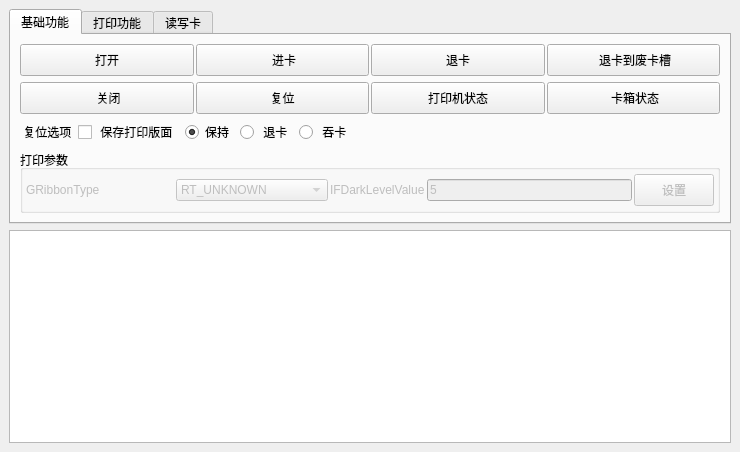
<?xml version="1.0" encoding="UTF-8"?>
<ui version="4.0">
 <class>MainWindow</class>
 <widget class="QMainWindow" name="MainWindow">
  <property name="geometry">
   <rect>
    <x>0</x>
    <y>0</y>
    <width>740</width>
    <height>452</height>
   </rect>
  </property>
  <property name="windowTitle">
   <string>MainWindow</string>
  </property>
  <widget class="QWidget" name="centralwidget">
   <layout class="QVBoxLayout" name="verticalLayout_7">
    <item>
     <widget class="QTabWidget" name="tabWidget">
      <property name="currentIndex">
       <number>0</number>
      </property>
      <widget class="QWidget" name="Printer">
       <attribute name="title">
        <string>基础功能</string>
       </attribute>
       <layout class="QVBoxLayout" name="verticalLayout">
        <item>
         <layout class="QHBoxLayout" name="horizontalLayout_3">
          <property name="spacing">
           <number>2</number>
          </property>
          <item>
           <widget class="QPushButton" name="pushButton_PrinterOpen">
            <property name="minimumSize">
             <size>
              <width>80</width>
              <height>32</height>
             </size>
            </property>
            <property name="maximumSize">
             <size>
              <width>200</width>
              <height>16777215</height>
             </size>
            </property>
            <property name="text">
             <string>打开</string>
            </property>
           </widget>
          </item>
          <item>
           <widget class="QPushButton" name="pushButton_PrinterInsert">
            <property name="minimumSize">
             <size>
              <width>80</width>
              <height>32</height>
             </size>
            </property>
            <property name="maximumSize">
             <size>
              <width>200</width>
              <height>16777215</height>
             </size>
            </property>
            <property name="text">
             <string> 进卡</string>
            </property>
           </widget>
          </item>
          <item>
           <widget class="QPushButton" name="pushButton_PrinterEject">
            <property name="minimumSize">
             <size>
              <width>80</width>
              <height>32</height>
             </size>
            </property>
            <property name="maximumSize">
             <size>
              <width>200</width>
              <height>16777215</height>
             </size>
            </property>
            <property name="text">
             <string>退卡</string>
            </property>
           </widget>
          </item>
          <item>
           <widget class="QPushButton" name="pushButton_PrinterReject">
            <property name="minimumSize">
             <size>
              <width>80</width>
              <height>32</height>
             </size>
            </property>
            <property name="maximumSize">
             <size>
              <width>200</width>
              <height>16777215</height>
             </size>
            </property>
            <property name="text">
             <string> 退卡到废卡槽</string>
            </property>
           </widget>
          </item>
         </layout>
        </item>
        <item>
         <layout class="QHBoxLayout" name="horizontalLayout_8">
          <property name="spacing">
           <number>2</number>
          </property>
          <item>
           <widget class="QPushButton" name="pushButton_PrinterClose">
            <property name="minimumSize">
             <size>
              <width>80</width>
              <height>32</height>
             </size>
            </property>
            <property name="maximumSize">
             <size>
              <width>200</width>
              <height>16777215</height>
             </size>
            </property>
            <property name="text">
             <string> 关闭</string>
            </property>
           </widget>
          </item>
          <item>
           <widget class="QPushButton" name="pushButton_PrinterReset">
            <property name="minimumSize">
             <size>
              <width>80</width>
              <height>32</height>
             </size>
            </property>
            <property name="maximumSize">
             <size>
              <width>200</width>
              <height>16777215</height>
             </size>
            </property>
            <property name="text">
             <string>复位</string>
            </property>
           </widget>
          </item>
          <item>
           <widget class="QPushButton" name="pushButton_PrinterStatus">
            <property name="minimumSize">
             <size>
              <width>80</width>
              <height>32</height>
             </size>
            </property>
            <property name="maximumSize">
             <size>
              <width>200</width>
              <height>16777215</height>
             </size>
            </property>
            <property name="text">
             <string>打印机状态</string>
            </property>
           </widget>
          </item>
          <item>
           <widget class="QPushButton" name="pushButton_PrinterBoxStatus">
            <property name="minimumSize">
             <size>
              <width>80</width>
              <height>32</height>
             </size>
            </property>
            <property name="maximumSize">
             <size>
              <width>200</width>
              <height>16777215</height>
             </size>
            </property>
            <property name="text">
             <string> 卡箱状态</string>
            </property>
           </widget>
          </item>
         </layout>
        </item>
        <item>
         <layout class="QHBoxLayout" name="horizontalLayout_12">
          <item>
           <widget class="QLabel" name="label_11">
            <property name="text">
             <string> 复位选项</string>
            </property>
           </widget>
          </item>
          <item>
           <widget class="QCheckBox" name="checkBox_SavePrintPage">
            <property name="text">
             <string> 保存打印版面</string>
            </property>
           </widget>
          </item>
          <item>
           <widget class="QRadioButton" name="radioButton_Keep">
            <property name="text">
             <string>保持</string>
            </property>
            <property name="checked">
             <bool>true</bool>
            </property>
           </widget>
          </item>
          <item>
           <widget class="QRadioButton" name="radioButton_Eject">
            <property name="text">
             <string> 退卡</string>
            </property>
           </widget>
          </item>
          <item>
           <widget class="QRadioButton" name="radioButton_Reject">
            <property name="text">
             <string> 吞卡</string>
            </property>
           </widget>
          </item>
          <item>
           <spacer name="horizontalSpacer">
            <property name="orientation">
             <enum>Qt::Horizontal</enum>
            </property>
            <property name="sizeHint" stdset="0">
             <size>
              <width>40</width>
              <height>20</height>
             </size>
            </property>
           </spacer>
          </item>
         </layout>
        </item>
        <item>
         <widget class="QGroupBox" name="groupBox">
          <property name="title">
           <string>打印参数</string>
          </property>
          <layout class="QHBoxLayout" name="horizontalLayout_14" stretch="1,1,0">
           <property name="spacing">
            <number>2</number>
           </property>
           <property name="leftMargin">
            <number>3</number>
           </property>
           <property name="topMargin">
            <number>3</number>
           </property>
           <property name="rightMargin">
            <number>3</number>
           </property>
           <property name="bottomMargin">
            <number>3</number>
           </property>
           <item>
            <layout class="QHBoxLayout" name="horizontalLayout_11">
             <item>
              <widget class="QLabel" name="label_16">
               <property name="enabled">
                <bool>false</bool>
               </property>
               <property name="text">
                <string>GRibbonType</string>
               </property>
              </widget>
             </item>
             <item>
              <widget class="QComboBox" name="comboBox_GRibbontype">
               <property name="enabled">
                <bool>false</bool>
               </property>
               <item>
                <property name="text">
                 <string>RT_UNKNOWN</string>
                </property>
               </item>
               <item>
                <property name="text">
                 <string>RT_YMCFK</string>
                </property>
               </item>
               <item>
                <property name="text">
                 <string>RT_YMCK</string>
                </property>
               </item>
               <item>
                <property name="text">
                 <string>RT_YMCK_HALF</string>
                </property>
               </item>
               <item>
                <property name="text">
                 <string>RT_YMCKH</string>
                </property>
               </item>
               <item>
                <property name="text">
                 <string>RT_YMCKI</string>
                </property>
               </item>
               <item>
                <property name="text">
                 <string>RT_YMCKK</string>
                </property>
               </item>
               <item>
                <property name="text">
                 <string>RT_YMCKK_HALF</string>
                </property>
               </item>
               <item>
                <property name="text">
                 <string>RC_YMCKKI</string>
                </property>
               </item>
               <item>
                <property name="text">
                 <string>RC_YMCKO</string>
                </property>
               </item>
               <item>
                <property name="text">
                 <string>RC_YMCKO_HALF</string>
                </property>
               </item>
               <item>
                <property name="text">
                 <string>RT_YMCKO_THIRD</string>
                </property>
               </item>
               <item>
                <property name="text">
                 <string>RT_YMCKOK</string>
                </property>
               </item>
               <item>
                <property name="text">
                 <string>RT_YMCKOK_THIRD</string>
                </property>
               </item>
               <item>
                <property name="text">
                 <string>RT_YMCKOKO_HALF</string>
                </property>
               </item>
               <item>
                <property name="text">
                 <string>RT_K</string>
                </property>
               </item>
               <item>
                <property name="text">
                 <string>RT_KO</string>
                </property>
               </item>
               <item>
                <property name="text">
                 <string>RT_SOKO</string>
                </property>
               </item>
               <item>
                <property name="text">
                 <string>RT_H</string>
                </property>
               </item>
               <item>
                <property name="text">
                 <string>RT_BLUE</string>
                </property>
               </item>
               <item>
                <property name="text">
                 <string>RT_GREEN</string>
                </property>
               </item>
               <item>
                <property name="text">
                 <string>RT_RED</string>
                </property>
               </item>
               <item>
                <property name="text">
                 <string>RT_WHITE</string>
                </property>
               </item>
               <item>
                <property name="text">
                 <string>RT_GOLD</string>
                </property>
               </item>
               <item>
                <property name="text">
                 <string>RT_SILVER</string>
                </property>
               </item>
               <item>
                <property name="text">
                 <string>RT_SCRATCH</string>
                </property>
               </item>
               <item>
                <property name="text">
                 <string>RT_SIGNATURE</string>
                </property>
               </item>
               <item>
                <property name="text">
                 <string>RT_KFLEX</string>
                </property>
               </item>
               <item>
                <property name="text">
                 <string>RT_KPRIME</string>
                </property>
               </item>
              </widget>
             </item>
            </layout>
           </item>
           <item>
            <layout class="QHBoxLayout" name="horizontalLayout_13">
             <item>
              <widget class="QLabel" name="label_17">
               <property name="enabled">
                <bool>false</bool>
               </property>
               <property name="text">
                <string>IFDarkLevelValue</string>
               </property>
              </widget>
             </item>
             <item>
              <widget class="QLineEdit" name="lineEdit_IFDraklevelValue">
               <property name="enabled">
                <bool>false</bool>
               </property>
               <property name="text">
                <string>5</string>
               </property>
              </widget>
             </item>
            </layout>
           </item>
           <item>
            <widget class="QPushButton" name="pushButton_PrinterConfigure_Set">
             <property name="enabled">
              <bool>false</bool>
             </property>
             <property name="minimumSize">
              <size>
               <width>80</width>
               <height>32</height>
              </size>
             </property>
             <property name="maximumSize">
              <size>
               <width>200</width>
               <height>16777215</height>
              </size>
             </property>
             <property name="text">
              <string>设置</string>
             </property>
            </widget>
           </item>
          </layout>
         </widget>
        </item>
       </layout>
      </widget>
      <widget class="QWidget" name="PrintTest">
       <attribute name="title">
        <string>打印功能</string>
       </attribute>
       <layout class="QVBoxLayout" name="verticalLayout_4">
        <property name="spacing">
         <number>2</number>
        </property>
        <property name="leftMargin">
         <number>3</number>
        </property>
        <property name="topMargin">
         <number>3</number>
        </property>
        <property name="rightMargin">
         <number>3</number>
        </property>
        <property name="bottomMargin">
         <number>3</number>
        </property>
        <item>
         <layout class="QHBoxLayout" name="horizontalLayout">
          <property name="spacing">
           <number>2</number>
          </property>
          <item>
           <widget class="QPushButton" name="pushButton_PrinterInit">
            <property name="minimumSize">
             <size>
              <width>80</width>
              <height>32</height>
             </size>
            </property>
            <property name="maximumSize">
             <size>
              <width>200</width>
              <height>16777215</height>
             </size>
            </property>
            <property name="text">
             <string> 打印初始化</string>
            </property>
           </widget>
          </item>
          <item>
           <widget class="QPushButton" name="pushButton_PrinterSetImage">
            <property name="minimumSize">
             <size>
              <width>80</width>
              <height>32</height>
             </size>
            </property>
            <property name="maximumSize">
             <size>
              <width>200</width>
              <height>16777215</height>
             </size>
            </property>
            <property name="text">
             <string>设置图片</string>
            </property>
           </widget>
          </item>
          <item>
           <widget class="QPushButton" name="pushButton_PrinterSetText">
            <property name="minimumSize">
             <size>
              <width>80</width>
              <height>32</height>
             </size>
            </property>
            <property name="maximumSize">
             <size>
              <width>200</width>
              <height>16777215</height>
             </size>
            </property>
            <property name="text">
             <string> 设置文字</string>
            </property>
           </widget>
          </item>
          <item>
           <widget class="QPushButton" name="pushButton_PrinterStart">
            <property name="minimumSize">
             <size>
              <width>80</width>
              <height>32</height>
             </size>
            </property>
            <property name="maximumSize">
             <size>
              <width>200</width>
              <height>16777215</height>
             </size>
            </property>
            <property name="text">
             <string>开始打印</string>
            </property>
           </widget>
          </item>
         </layout>
        </item>
        <item>
         <widget class="QGroupBox" name="groupBox_2">
          <property name="title">
           <string>Picture</string>
          </property>
          <layout class="QVBoxLayout" name="verticalLayout_2">
           <property name="spacing">
            <number>2</number>
           </property>
           <property name="leftMargin">
            <number>3</number>
           </property>
           <property name="topMargin">
            <number>3</number>
           </property>
           <property name="rightMargin">
            <number>3</number>
           </property>
           <property name="bottomMargin">
            <number>3</number>
           </property>
           <item>
            <layout class="QHBoxLayout" name="horizontalLayout_4" stretch="1,20,1">
             <property name="spacing">
              <number>2</number>
             </property>
             <item>
              <widget class="QLabel" name="label_5">
               <property name="text">
                <string>Path</string>
               </property>
              </widget>
             </item>
             <item>
              <widget class="QLineEdit" name="lineEdit_graphpath">
               <property name="sizePolicy">
                <sizepolicy hsizetype="Expanding" vsizetype="Fixed">
                 <horstretch>0</horstretch>
                 <verstretch>0</verstretch>
                </sizepolicy>
               </property>
               <property name="minimumSize">
                <size>
                 <width>200</width>
                 <height>0</height>
                </size>
               </property>
               <property name="text">
                <string/>
               </property>
              </widget>
             </item>
             <item>
              <widget class="QPushButton" name="pushButton_browsegraph">
               <property name="minimumSize">
                <size>
                 <width>80</width>
                 <height>32</height>
                </size>
               </property>
               <property name="maximumSize">
                <size>
                 <width>200</width>
                 <height>16777215</height>
                </size>
               </property>
               <property name="text">
                <string>选择图片</string>
               </property>
              </widget>
             </item>
            </layout>
           </item>
           <item>
            <layout class="QHBoxLayout" name="horizontalLayout_2">
             <property name="spacing">
              <number>26</number>
             </property>
             <item>
              <widget class="QLabel" name="label_4">
               <property name="text">
                <string>X</string>
               </property>
              </widget>
             </item>
             <item>
              <widget class="QLineEdit" name="lineEdit_graphX">
               <property name="text">
                <string>10</string>
               </property>
               <property name="placeholderText">
                <string/>
               </property>
               <property name="clearButtonEnabled">
                <bool>false</bool>
               </property>
              </widget>
             </item>
             <item>
              <widget class="QLabel" name="label_6">
               <property name="text">
                <string>Y</string>
               </property>
              </widget>
             </item>
             <item>
              <widget class="QLineEdit" name="lineEdit_graphY">
               <property name="text">
                <string>5</string>
               </property>
               <property name="clearButtonEnabled">
                <bool>false</bool>
               </property>
              </widget>
             </item>
             <item>
              <widget class="QLabel" name="label_8">
               <property name="text">
                <string>Angle</string>
               </property>
              </widget>
             </item>
             <item>
              <widget class="QLineEdit" name="lineEdit_graph_angle">
               <property name="text">
                <string>180</string>
               </property>
               <property name="clearButtonEnabled">
                <bool>false</bool>
               </property>
              </widget>
             </item>
             <item>
              <widget class="QLabel" name="label_10">
               <property name="text">
                <string>Width</string>
               </property>
              </widget>
             </item>
             <item>
              <widget class="QLineEdit" name="lineEdit_graphW">
               <property name="text">
                <string>20</string>
               </property>
               <property name="clearButtonEnabled">
                <bool>false</bool>
               </property>
              </widget>
             </item>
             <item>
              <widget class="QLabel" name="label_9">
               <property name="text">
                <string>Height</string>
               </property>
              </widget>
             </item>
             <item>
              <widget class="QLineEdit" name="lineEdit_graphH">
               <property name="text">
                <string>30</string>
               </property>
               <property name="clearButtonEnabled">
                <bool>false</bool>
               </property>
              </widget>
             </item>
            </layout>
           </item>
          </layout>
         </widget>
        </item>
        <item>
         <layout class="QHBoxLayout" name="horizontalLayout_5" stretch="1,10,1,2,1,2,1,2,1,2,1,2">
          <property name="spacing">
           <number>2</number>
          </property>
          <item>
           <widget class="QLabel" name="label">
            <property name="text">
             <string> 打印文本</string>
            </property>
           </widget>
          </item>
          <item>
           <widget class="QLineEdit" name="lineEdit_text">
            <property name="minimumSize">
             <size>
              <width>0</width>
              <height>0</height>
             </size>
            </property>
            <property name="text">
             <string> 打印测试文本:Hello World,2021!</string>
            </property>
            <property name="clearButtonEnabled">
             <bool>false</bool>
            </property>
           </widget>
          </item>
          <item>
           <widget class="QLabel" name="label_2">
            <property name="text">
             <string>X</string>
            </property>
           </widget>
          </item>
          <item>
           <widget class="QLineEdit" name="lineEdit_x">
            <property name="maximumSize">
             <size>
              <width>16777215</width>
              <height>16777215</height>
             </size>
            </property>
            <property name="text">
             <string>10</string>
            </property>
            <property name="clearButtonEnabled">
             <bool>false</bool>
            </property>
           </widget>
          </item>
          <item>
           <widget class="QLabel" name="label_3">
            <property name="text">
             <string>Y</string>
            </property>
           </widget>
          </item>
          <item>
           <widget class="QLineEdit" name="lineEdit_y">
            <property name="maximumSize">
             <size>
              <width>16777215</width>
              <height>16777215</height>
             </size>
            </property>
            <property name="text">
             <string>35</string>
            </property>
            <property name="clearButtonEnabled">
             <bool>false</bool>
            </property>
           </widget>
          </item>
          <item>
           <widget class="QLabel" name="label_13">
            <property name="text">
             <string>Size</string>
            </property>
           </widget>
          </item>
          <item>
           <widget class="QLineEdit" name="lineEdit_text_size">
            <property name="maximumSize">
             <size>
              <width>16777215</width>
              <height>16777215</height>
             </size>
            </property>
            <property name="text">
             <string>5</string>
            </property>
            <property name="clearButtonEnabled">
             <bool>false</bool>
            </property>
           </widget>
          </item>
          <item>
           <widget class="QLabel" name="label_7">
            <property name="text">
             <string>Angle</string>
            </property>
           </widget>
          </item>
          <item>
           <widget class="QLineEdit" name="lineEdit_text_angle">
            <property name="maximumSize">
             <size>
              <width>16777215</width>
              <height>16777215</height>
             </size>
            </property>
            <property name="text">
             <string>180</string>
            </property>
            <property name="clearButtonEnabled">
             <bool>false</bool>
            </property>
           </widget>
          </item>
          <item>
           <widget class="QLabel" name="label_15">
            <property name="text">
             <string>TextColor</string>
            </property>
           </widget>
          </item>
          <item>
           <widget class="QLineEdit" name="lineEdit_text_Color">
            <property name="maximumSize">
             <size>
              <width>16777215</width>
              <height>16777215</height>
             </size>
            </property>
            <property name="text">
             <string>0</string>
            </property>
            <property name="clearButtonEnabled">
             <bool>false</bool>
            </property>
           </widget>
          </item>
         </layout>
        </item>
       </layout>
      </widget>
      <widget class="QWidget" name="ICCard">
       <attribute name="title">
        <string>读写卡</string>
       </attribute>
       <layout class="QVBoxLayout" name="verticalLayout_6">
        <item>
         <layout class="QVBoxLayout" name="verticalLayout_3">
          <item>
           <layout class="QHBoxLayout" name="horizontalLayout_6">
            <item>
             <widget class="QPushButton" name="pushButton_PrinterICOn">
              <property name="minimumSize">
               <size>
                <width>80</width>
                <height>32</height>
               </size>
              </property>
              <property name="maximumSize">
               <size>
                <width>200</width>
                <height>16777215</height>
               </size>
              </property>
              <property name="text">
               <string>IC PowerOn</string>
              </property>
             </widget>
            </item>
            <item>
             <widget class="QPushButton" name="pushButton_PrinterICExchange">
              <property name="minimumSize">
               <size>
                <width>80</width>
                <height>32</height>
               </size>
              </property>
              <property name="maximumSize">
               <size>
                <width>200</width>
                <height>16777215</height>
               </size>
              </property>
              <property name="text">
               <string>IC Exchange</string>
              </property>
             </widget>
            </item>
            <item>
             <widget class="QPushButton" name="pushButton_PrinterICOff">
              <property name="minimumSize">
               <size>
                <width>80</width>
                <height>32</height>
               </size>
              </property>
              <property name="maximumSize">
               <size>
                <width>200</width>
                <height>16777215</height>
               </size>
              </property>
              <property name="text">
               <string>IC PowerOff</string>
              </property>
             </widget>
            </item>
           </layout>
          </item>
          <item>
           <layout class="QHBoxLayout" name="horizontalLayout_10" stretch="4,1">
            <item>
             <layout class="QVBoxLayout" name="verticalLayout_5" stretch="1,4">
              <item>
               <layout class="QHBoxLayout" name="horizontalLayout_9" stretch="1,4">
                <item>
                 <widget class="QLabel" name="label_12">
                  <property name="minimumSize">
                   <size>
                    <width>0</width>
                    <height>0</height>
                   </size>
                  </property>
                  <property name="maximumSize">
                   <size>
                    <width>80</width>
                    <height>16777215</height>
                   </size>
                  </property>
                  <property name="text">
                   <string>Extra Command</string>
                  </property>
                 </widget>
                </item>
                <item>
                 <widget class="QComboBox" name="comboBox_Extracommand">
                  <property name="minimumSize">
                   <size>
                    <width>80</width>
                    <height>0</height>
                   </size>
                  </property>
                  <property name="maximumSize">
                   <size>
                    <width>16777215</width>
                    <height>16777215</height>
                   </size>
                  </property>
                 </widget>
                </item>
               </layout>
              </item>
              <item>
               <layout class="QHBoxLayout" name="horizontalLayout_7">
                <item>
                 <widget class="QLabel" name="label_14">
                  <property name="minimumSize">
                   <size>
                    <width>0</width>
                    <height>0</height>
                   </size>
                  </property>
                  <property name="maximumSize">
                   <size>
                    <width>80</width>
                    <height>16777215</height>
                   </size>
                  </property>
                  <property name="text">
                   <string>Extra Option</string>
                  </property>
                 </widget>
                </item>
                <item>
                 <widget class="QComboBox" name="comboBox_ExtracommandData">
                  <property name="sizePolicy">
                   <sizepolicy hsizetype="Preferred" vsizetype="Fixed">
                    <horstretch>0</horstretch>
                    <verstretch>0</verstretch>
                   </sizepolicy>
                  </property>
                  <property name="minimumSize">
                   <size>
                    <width>80</width>
                    <height>0</height>
                   </size>
                  </property>
                  <property name="maximumSize">
                   <size>
                    <width>16777215</width>
                    <height>16777215</height>
                   </size>
                  </property>
                 </widget>
                </item>
               </layout>
              </item>
             </layout>
            </item>
            <item>
             <widget class="QPushButton" name="pushButton_ExtraCommand">
              <property name="minimumSize">
               <size>
                <width>80</width>
                <height>40</height>
               </size>
              </property>
              <property name="maximumSize">
               <size>
                <width>200</width>
                <height>16777215</height>
               </size>
              </property>
              <property name="text">
               <string>ExtraCommand</string>
              </property>
             </widget>
            </item>
           </layout>
          </item>
          <item>
           <spacer name="verticalSpacer_3">
            <property name="orientation">
             <enum>Qt::Vertical</enum>
            </property>
            <property name="sizeHint" stdset="0">
             <size>
              <width>575</width>
              <height>34</height>
             </size>
            </property>
           </spacer>
          </item>
         </layout>
        </item>
       </layout>
      </widget>
     </widget>
    </item>
    <item>
     <widget class="QTextEdit" name="textEdit">
      <property name="maximumSize">
       <size>
        <width>16777215</width>
        <height>16777215</height>
       </size>
      </property>
      <property name="readOnly">
       <bool>true</bool>
      </property>
     </widget>
    </item>
   </layout>
  </widget>
 </widget>
 <resources/>
 <connections/>
</ui>
